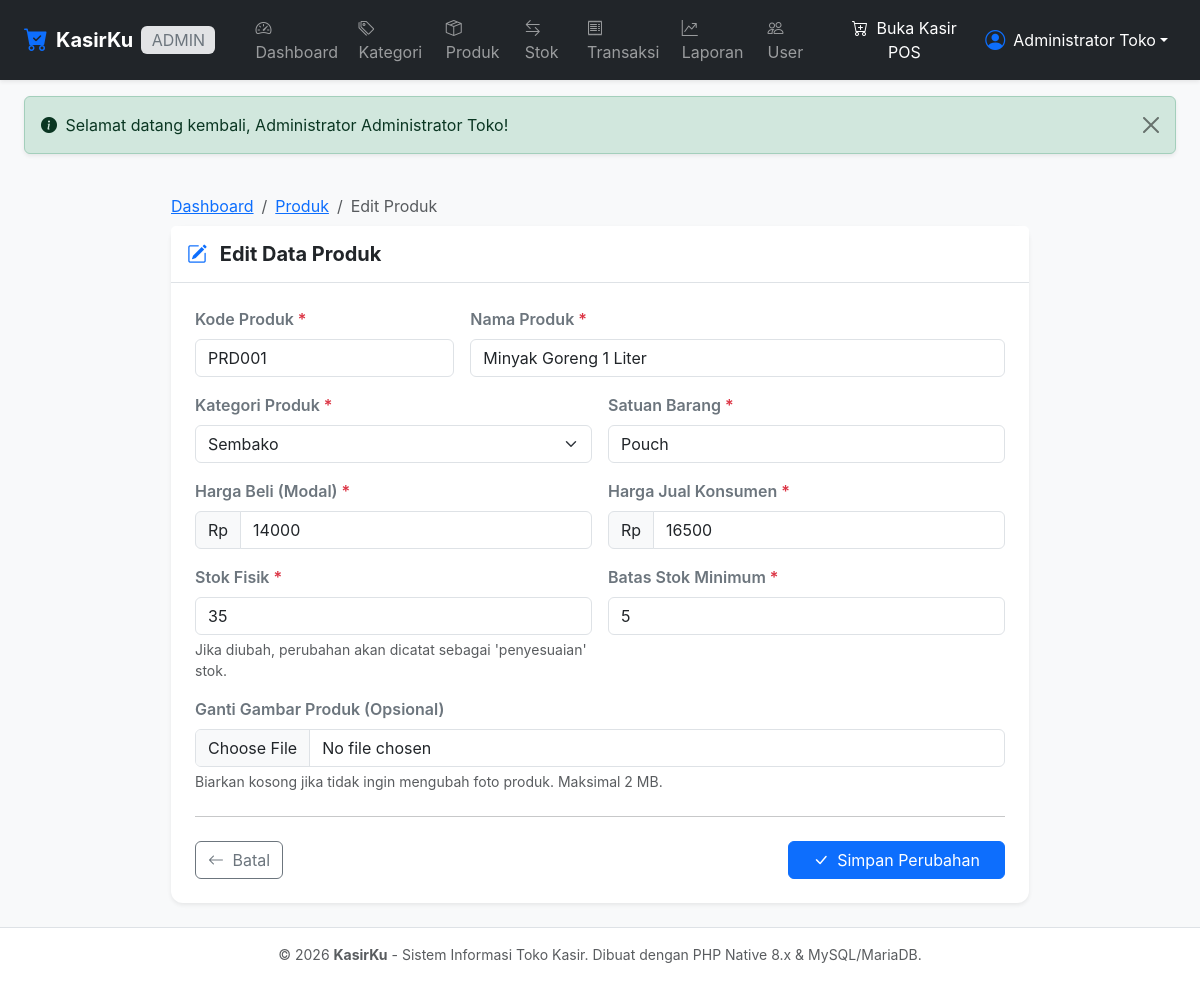
Screenshot of /admin/produk/edit.php?id=1 (signed in) with the database file from the repository.
### tables this page shows
CREATE TABLE IF NOT EXISTS `produk` (
    `id_produk` INT AUTO_INCREMENT PRIMARY KEY,
    `kode_produk` VARCHAR(50) NOT NULL UNIQUE,
    `nama_produk` VARCHAR(150) NOT NULL,
    `id_kategori` INT NOT NULL,
    `harga_beli` DECIMAL(12, 2) NOT NULL DEFAULT 0.00,
    `harga_jual` DECIMAL(12, 2) NOT NULL DEFAULT 0.00,
    `stok` INT NOT NULL DEFAULT 0,
    `stok_minimum` INT NOT NULL DEFAULT 5,
    `satuan` VARCHAR(30) NOT NULL DEFAULT 'pcs',
    `gambar` VARCHAR(255) NULL DEFAULT NULL,
    `created_at` TIMESTAMP DEFAULT CURRENT_TIMESTAMP,
    `updated_at` TIMESTAMP DEFAULT CURRENT_TIMESTAMP ON UPDATE CURRENT_TIMESTAMP,
    INDEX `idx_produk_kategori` (`id_kategori`),
    INDEX `idx_produk_nama` (`nama_produk`),
    INDEX `idx_produk_stok` (`stok`),
    CONSTRAINT `fk_produk_kategori` FOREIGN KEY (`id_kategori`)
        REFERENCES `kategori` (`id_kategori`)
        ON UPDATE CASCADE
        ON DELETE RESTRICT
);

CREATE TABLE IF NOT EXISTS `kategori` (
    `id_kategori` INT AUTO_INCREMENT PRIMARY KEY,
    `nama_kategori` VARCHAR(100) NOT NULL,
    `created_at` TIMESTAMP DEFAULT CURRENT_TIMESTAMP,
    `updated_at` TIMESTAMP DEFAULT CURRENT_TIMESTAMP ON UPDATE CURRENT_TIMESTAMP,
    INDEX `idx_kategori_nama` (`nama_kategori`)
);

### config/database.php (called while the page is built, shortened)
<?php
function e($string) {
    return htmlspecialchars((string)$string, ENT_QUOTES, 'UTF-8');
}
function base_url($path = '') {
    return BASE_URL . ltrim($path, '/');
}

### admin/produk/edit.php (the view, shortened to what this page needs)
<?php
require_once __DIR__ . '/../../includes/admin_auth.php';
$id = (int)($_GET['id'] ?? 0);
try {
    $stmt = $pdo->prepare("SELECT * FROM produk WHERE id_produk = :id LIMIT 1");
    $stmt->execute(['id' => $id]);
    $produk = $stmt->fetch();
    $stmtKategori = $pdo->query("SELECT * FROM kategori ORDER BY nama_kategori ASC");
    $kategoriList = $stmtKategori->fetchAll();
} catch (PDOException $e) {
    die("Gagal memuat data: " . htmlspecialchars($e->getMessage()));
}
$kode_produk   = $produk['kode_produk'];
$nama_produk   = $produk['nama_produk'];
$id_kategori   = $produk['id_kategori'];
$harga_beli    = $produk['harga_beli'];
$harga_jual    = $produk['harga_jual'];
$stok          = $produk['stok'];
$stok_minimum  = $produk['stok_minimum'];
$satuan        = $produk['satuan'];
require_once __DIR__ . '/../../includes/header.php';
require_once __DIR__ . '/../../includes/navbar.php';
?>
<div class="container-fluid px-3 px-lg-4 py-4">
    <div class="row justify-content-center">
        <div class="col-lg-9">
            <nav aria-label="breadcrumb">
                <ol class="breadcrumb small mb-2">
                    <li class="breadcrumb-item"><a href="<?= base_url('admin/index.php'); ?>">Dashboard</a></li>
                    <li class="breadcrumb-item"><a href="<?= base_url('admin/produk/index.php'); ?>">Produk</a></li>
                    <li class="breadcrumb-item active" aria-current="page">Edit Produk</li>
                </ol>
            </nav>
            <div class="card border-0 shadow-sm">
                <div class="card-header bg-white py-3 border-bottom">
                    <h5 class="fw-bold mb-0 text-dark">
                        <i class="bi bi-pencil-square text-primary me-2"></i> Edit Data Produk
                    </h5>
                </div>
                <div class="card-body p-4">
                    <form method="POST" action="" enctype="multipart/form-data" autocomplete="off">
                        <div class="row g-3">
                            <div class="col-md-4">
                                <label for="kode_produk" class="form-label fw-semibold text-secondary">
                                    Kode Produk <span class="text-danger">*</span>
                                </label>
                                <input type="text" class="form-control text-uppercase" id="kode_produk" name="kode_produk" value="<?= e($kode_produk); ?>" required>
                            </div>
                            <div class="col-md-8">
                                <label for="nama_produk" class="form-label fw-semibold text-secondary">
                                    Nama Produk <span class="text-danger">*</span>
                                </label>
                                <input type="text" class="form-control" id="nama_produk" name="nama_produk" value="<?= e($nama_produk); ?>" required>
                            </div>
                            <div class="col-md-6">
                                <label for="id_kategori" class="form-label fw-semibold text-secondary">
                                    Kategori Produk <span class="text-danger">*</span>
                                </label>
                                <select class="form-select" id="id_kategori" name="id_kategori" required>
                                    <?php foreach ($kategoriList as $k): ?>
                                        <option value="<?= $k['id_kategori']; ?>" <?= $id_kategori == $k['id_kategori'] ? 'selected' : ''; ?>>
                                            <?= e($k['nama_kategori']); ?>
                                        </option>
                                    <?php endforeach; ?>
                                </select>
                            </div>
                            <div class="col-md-6">
                                <label for="satuan" class="form-label fw-semibold text-secondary">
                                    Satuan Barang <span class="text-danger">*</span>
                                </label>
                                <input type="text" class="form-control" id="satuan" name="satuan" value="<?= e($satuan); ?>" required>
                            </div>
                            <div class="col-md-6">
                                <label for="harga_beli" class="form-label fw-semibold text-secondary">
                                    Harga Beli (Modal) <span class="text-danger">*</span>
                                </label>
                                <div class="input-group">
                                    <span class="input-group-text bg-light">Rp</span>
                                    <input type="number" step="any" min="0" class="form-control" id="harga_beli" name="harga_beli" value="<?= (float)$harga_beli; ?>" required>
                                </div>
                            </div>
                            <div class="col-md-6">
                                <label for="harga_jual" class="form-label fw-semibold text-secondary">
                                    Harga Jual Konsumen <span class="text-danger">*</span>
                                </label>
                                <div class="input-group">
                                    <span class="input-group-text bg-light">Rp</span>
                                    <input type="number" step="any" min="0" class="form-control" id="harga_jual" name="harga_jual" value="<?= (float)$harga_jual; ?>" required>
                                </div>
                            </div>
                            <div class="col-md-6">
                                <label for="stok" class="form-label fw-semibold text-secondary">
                                    Stok Fisik <span class="text-danger">*</span>
                                </label>
                                <input type="number" min="0" class="form-control" id="stok" name="stok" value="<?= (int)$stok; ?>" required>
                                <div class="form-text small">Jika diubah, perubahan akan dicatat sebagai 'penyesuaian' stok.</div>
                            </div>
                            <div class="col-md-6">
                                <label for="stok_minimum" class="form-label fw-semibold text-secondary">
                                    Batas Stok Minimum <span class="text-danger">*</span>
                                </label>
                                <input type="number" min="0" class="form-control" id="stok_minimum" name="stok_minimum" value="<?= (int)$stok_minimum; ?>" required>
                            </div>
                            <div class="col-12">
                                <label for="gambar" class="form-label fw-semibold text-secondary">
                                    Ganti Gambar Produk (Opsional)
                                </label>
                                <input type="file" class="form-control" id="gambar" name="gambar" accept=".jpg,.jpeg,.png,.webp">
                                <div class="form-text small">Biarkan kosong jika tidak ingin mengubah foto produk. Maksimal 2 MB.</div>
                            </div>
                        </div>
                        <hr class="my-4">
                        <div class="d-flex justify-content-between align-items-center">
                            <a href="<?= base_url('admin/produk/index.php'); ?>" class="btn btn-outline-secondary">
                                <i class="bi bi-arrow-left me-1"></i> Batal
                            </a>
                            <button type="submit" class="btn btn-primary px-4">
                                <i class="bi bi-check-lg me-1"></i> Simpan Perubahan
                            </button>
                        </div>
                    </form>
                </div>
            </div>
        </div>
    </div>
</div>
<?php require_once __DIR__ . '/../../includes/footer.php'; ?>

### assets/css/style.css (style rules this page uses)
:root { --primary-color: #0d6efd; --primary-hover: #0b5ed7; --sidebar-width: 260px; }
body { font-family: -apple-system, BlinkMacSystemFont, "Segoe UI", Roboto, "Helvetica Neue", Arial, sans-serif; color: #334155; background-color: #f8fafc; }
.card { border: 1px solid rgba(226, 232, 240, 0.8); box-shadow: 0 1px 3px 0 rgba(0, 0, 0, 0.05); border-radius: 0.75rem; }

### rows the page displays
produk: kode_produk "PRD001", nama_produk "Minyak Goreng 1 Liter", id_kategori "Sembako", satuan "Pouch", harga_beli "14000", harga_jual "16500", stok "35", stok_minimum "5"

### other values shown
$currentRole "ADMIN"
$currentNama "Administrator Toko"
$flash['message'] "Selamat datang kembali, Administrator Administrator Toko!"
